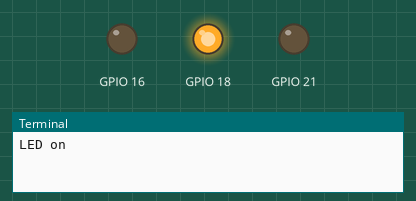
Simulated run of this program. Board: Raspberry Pi (BCM pin numbers). On the bench: output pins drawn as LEDs (lit = HIGH), the last lines printed to the terminal. At 10.0 s the program stops and its outputs stay as they are.

Above: at 0.1 s.
At 5.1 s:
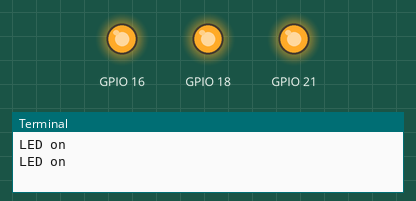
At 6.1 s:
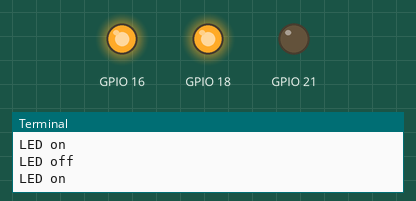
Timing chart, 0 to 11.5 s (numbered marks = the images above):
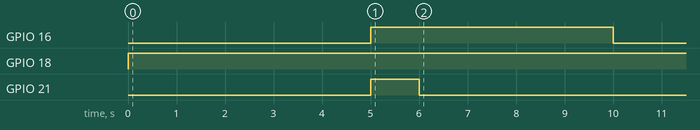

The program:

LED.py
```python
import RPi.GPIO as GPIO
import time
GPIO.setmode(GPIO.BCM)
GPIO.setwarnings(False)
GPIO.setup(18,GPIO.OUT)
print ("LED on")
GPIO.output(18,GPIO.HIGH)
time.sleep(5)

GPIO.setup(21,GPIO.OUT)
GPIO.setup(16,GPIO.OUT)
print("LED on")
GPIO.output(21,GPIO.HIGH)
GPIO.output(16,GPIO.HIGH)
time.sleep(1)
print ("LED off")
GPIO.output(21,GPIO.LOW)
GPIO.setup(16,GPIO.OUT)
print("LED on")
GPIO.output(16,GPIO.HIGH)
time.sleep(4)
print ("LED off")
GPIO.output(16,GPIO.LOW)
```

Measured:
- by itself, GPIO 16: LOW → HIGH at 5.0 s, → LOW 5.0 s later
- by itself, GPIO 18: LOW → HIGH at 0.00 s
- by itself, GPIO 21: LOW → HIGH at 5.0 s, → LOW 1.0 s later
